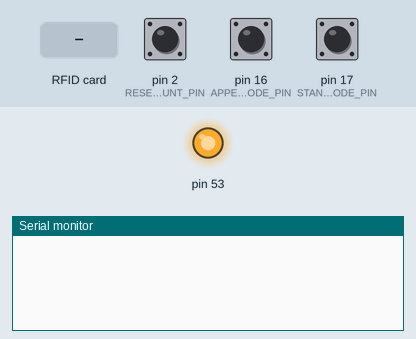
This sketch was run on a simulated Arduino Mega 2560, built with avr-gcc and run on an emulated ATmega2560. Shown: output pins drawn as LEDs (lit = HIGH), the last lines printed to the serial monitor. The test bench sets the inputs (shaded band); at power-on: pin 2 (RESET_COUNT_PIN) LOW, pin 16 (APPEND_MODE_PIN) LOW, pin 17 (STANDARD_MODE_PIN) LOW.

Above: at 1.2 s.
1.3 s: pin 2 (RESET_COUNT_PIN) pulled HIGH for 0.15 s
At 1.9 s:
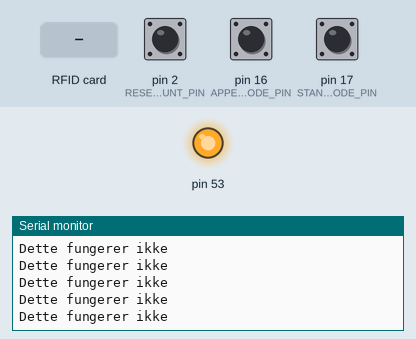
2.9 s: RFID card 12 34 56 78 held to the reader
At 3.6 s:
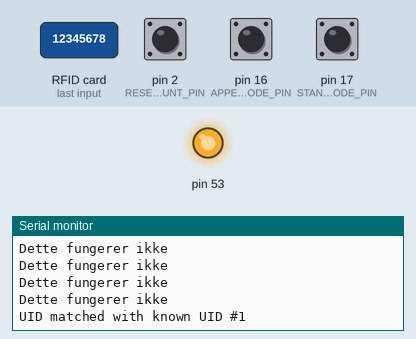
4.4 s: RFID card 5E 7A 19 C4 held to the reader
At 5.0 s:
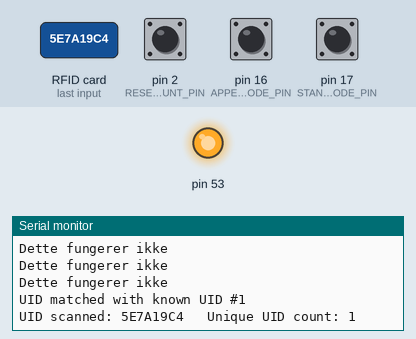

Measured:
- after the input at 1.3 s, the serial monitor: prints a new line at once (image 1)
- after the input at 2.9 s, the serial monitor: prints a new line at once (image 2)
- after the input at 4.4 s, the serial monitor: prints a new line at once (image 3)

The sketch:

RFID.ino
```cpp
#include <SPI.h>
#include <MFRC522.h>

#define RST_PIN         22           // Configurable, see typical pin layout above
#define SS_PIN          5          // Configurable, see typical pin layout above
#define LED_PIN         12
#define APPEND_MODE_PIN 16  // Pin to toggle append mode
#define STANDARD_MODE_PIN 17  // Pin to toggle standard mode
#define RESET_COUNT_PIN 2     // Pin to reset UID count


MFRC522 mfrc522(SS_PIN, RST_PIN);   // Create MFRC522 instance.

MFRC522::MIFARE_Key key;
bool appendMode = false;  // Append mode flag
bool standardMode = true;  // Standard mode flag
byte knownUIDs[][4] = {  // List of known UIDs
  {0x12, 0x34, 0x56, 0x78},
  {0xAB, 0xCD, 0xEF, 0x01}
};
int numKnownUIDs = sizeof(knownUIDs) / sizeof(knownUIDs[0]);  // Number of known UIDs
int numUniqueUIDsScanned = 0;  // Number of unique UIDs scanned
bool resetCountFlag = false;  // Reset count flag
unsigned long resetCountStartTime = 0;  // Reset count start time
unsigned long resetCountDuration = 5000;  // Reset count duration in milliseconds (5 seconds)


// Function to print UID bytes in hexadecimal format
void printUID(byte* uid, byte uidSize) {
    for (byte i = 0; i < uidSize; i++) {
        if (uid[i] < 0x10) {
            Serial.print("0");  // Add leading zero if necessary
        }
        Serial.print(uid[i], HEX);
    }
}


void setup() {
    Serial.begin(115200);    // Initialize serial communication
    SPI.begin();             // Initialize SPI bus
    mfrc522.PCD_Init();      // Initialize MFRC522

    pinMode(APPEND_MODE_PIN, INPUT);         // Set append mode pin as input
    pinMode(STANDARD_MODE_PIN, INPUT);       // Set standard mode pin as input
    pinMode(RESET_COUNT_PIN, INPUT);         // Set reset count pin as input
}

void loop() {
    // Check append mode pin
    if (digitalRead(APPEND_MODE_PIN) == HIGH) {
        appendMode = true;
        standardMode = false;
    }

    // Check standard mode pin
    if (digitalRead(STANDARD_MODE_PIN) == HIGH) {
        appendMode = false;
        standardMode = true;
    }

    // Check reset count pin
    if (digitalRead(RESET_COUNT_PIN) == HIGH) {
        resetCountFlag = true;
        resetCountStartTime = millis();
        Serial.println("Dette fungerer ikke");
    } else {
        resetCountFlag = false;
    }

    // Check if reset count duration has elapsed
    if (resetCountFlag && (millis() - resetCountStartTime >= resetCountDuration)) {
        numUniqueUIDsScanned = 0;  // Reset count for unique UIDs
        Serial.println("UID count reset!");
    }

// Check for RFID card
if (mfrc522.PICC_IsNewCardPresent() && mfrc522.PICC_ReadCardSerial()) {
    if (standardMode) {
        // Standard mode: Check UID against known UIDs and increment count for unique UIDs
        bool uidMatched = false;
        for (int i = 0; i < numKnownUIDs; i++) {
            if (memcmp(mfrc522.uid.uidByte, knownUIDs[i], mfrc522.uid.size) == 0) {
                uidMatched = true;
                Serial.print("UID matched with known UID #");
                Serial.println(i + 1);
                break;
            }
        }

        if (!uidMatched) {
            numUniqueUIDsScanned++;  // Increment count for unique UIDs
            Serial.print("UID scanned: ");
            printUID(mfrc522.uid.uidByte, mfrc522.uid.size);
            Serial.print("   Unique UID count: ");
            Serial.println(numUniqueUIDsScanned);
        }
    } else if (appendMode) {
        // Append mode: Check UID against known UIDs and append to list if not found
        bool uidMatched = false;
        for (int i = 0; i < numKnownUIDs; i++) {
            if (memcmp(mfrc522.uid.uidByte, knownUIDs[i], mfrc522.uid.size) == 0) {
                uidMatched = true;
                Serial.print("UID matched with known UID #");
                Serial.println(i + 1);
                break;
            }
        }

        if (!uidMatched) {
            // Append UID to list of known UIDs
            memcpy(knownUIDs[numKnownUIDs], mfrc522.uid.uidByte, mfrc522.uid.size);
            numKnownUIDs++;
            Serial.print("UID appended to known UIDs: ");
            printUID(mfrc522.uid.uidByte, mfrc522.uid.size);
            Serial.print("   New known UID count: ");
            Serial.println(numKnownUIDs);
        }
    }
    mfrc522.PICC_HaltA();  // Halt PICC
    mfrc522.PCD_StopCrypto1();  // Stop encryption on PCD
    }
}
```
